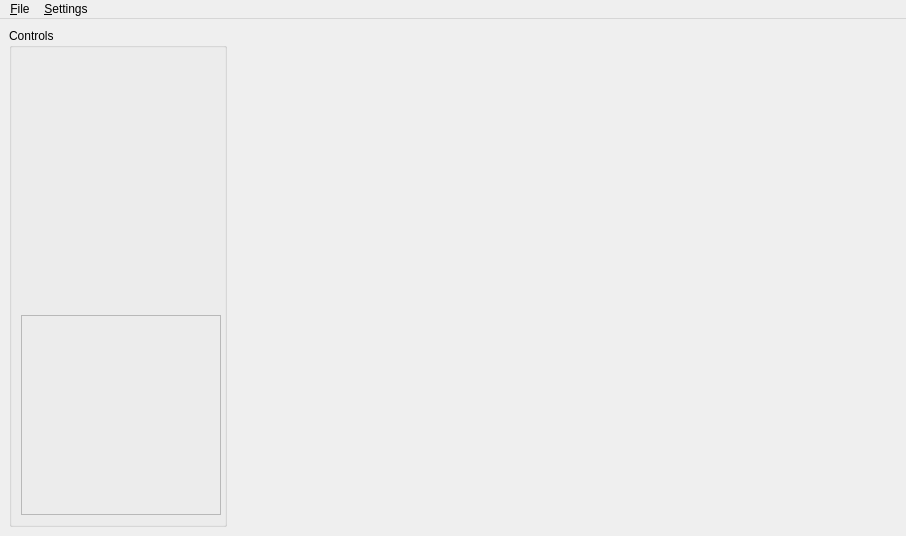
<?xml version="1.0" encoding="UTF-8"?>
<ui version="4.0">
 <class>MainWindow</class>
 <widget class="QMainWindow" name="MainWindow">
  <property name="geometry">
   <rect>
    <x>0</x>
    <y>0</y>
    <width>906</width>
    <height>536</height>
   </rect>
  </property>
  <property name="sizePolicy">
   <sizepolicy hsizetype="Preferred" vsizetype="Preferred">
    <horstretch>0</horstretch>
    <verstretch>0</verstretch>
   </sizepolicy>
  </property>
  <property name="windowTitle">
   <string>Polynomial Mahalanobis Classifier</string>
  </property>
  <property name="windowIcon">
   <iconset resource="icons.qrc">
    <normaloff>:/icons/icon.png</normaloff>:/icons/icon.png</iconset>
  </property>
  <widget class="QWidget" name="centralwidget">
   <property name="sizePolicy">
    <sizepolicy hsizetype="Preferred" vsizetype="Preferred">
     <horstretch>0</horstretch>
     <verstretch>0</verstretch>
    </sizepolicy>
   </property>
   <layout class="QGridLayout" name="gridLayout_6">
    <item row="0" column="0">
     <layout class="QHBoxLayout" name="horizontalLayout">
      <item>
       <widget class="QGroupBox" name="controls_gb">
        <property name="maximumSize">
         <size>
          <width>218</width>
          <height>16777215</height>
         </size>
        </property>
        <property name="title">
         <string>Controls</string>
        </property>
        <layout class="QVBoxLayout" name="verticalLayout_2">
         <item>
          <widget class="Controls" name="controls" native="true"/>
         </item>
         <item>
          <widget class="PatternSelection" name="pattern_selection" native="true"/>
         </item>
         <item>
          <widget class="QFrame" name="frame">
           <property name="sizePolicy">
            <sizepolicy hsizetype="Preferred" vsizetype="Preferred">
             <horstretch>0</horstretch>
             <verstretch>0</verstretch>
            </sizepolicy>
           </property>
           <property name="minimumSize">
            <size>
             <width>200</width>
             <height>200</height>
            </size>
           </property>
           <property name="maximumSize">
            <size>
             <width>200</width>
             <height>200</height>
            </size>
           </property>
           <property name="frameShape">
            <enum>QFrame::StyledPanel</enum>
           </property>
           <property name="frameShadow">
            <enum>QFrame::Raised</enum>
           </property>
           <layout class="QGridLayout" name="gridLayout">
            <item row="0" column="0">
             <widget class="RGBHistogram" name="rgb_cube" native="true"/>
            </item>
           </layout>
          </widget>
         </item>
        </layout>
       </widget>
      </item>
      <item>
       <widget class="Player" name="player" native="true"/>
      </item>
     </layout>
    </item>
   </layout>
  </widget>
  <widget class="QMenuBar" name="menu_bar">
   <property name="geometry">
    <rect>
     <x>0</x>
     <y>0</y>
     <width>906</width>
     <height>23</height>
    </rect>
   </property>
   <widget class="QMenu" name="menu_file">
    <property name="title">
     <string>&amp;File</string>
    </property>
    <addaction name="open_video_act"/>
    <addaction name="open_camera_act"/>
    <addaction name="separator"/>
    <addaction name="exit_act"/>
   </widget>
   <widget class="QMenu" name="menu_settings">
    <property name="title">
     <string>&amp;Settings</string>
    </property>
    <addaction name="camera_settings_act"/>
   </widget>
   <addaction name="menu_file"/>
   <addaction name="menu_settings"/>
  </widget>
  <action name="open_video_act">
   <property name="icon">
    <iconset resource="icons.qrc">
     <normaloff>:/icons/open.png</normaloff>:/icons/open.png</iconset>
   </property>
   <property name="text">
    <string>Open &amp;Video File</string>
   </property>
  </action>
  <action name="exit_act">
   <property name="icon">
    <iconset resource="icons.qrc">
     <normaloff>:/icons/quit.png</normaloff>:/icons/quit.png</iconset>
   </property>
   <property name="text">
    <string>&amp;Quit</string>
   </property>
  </action>
  <action name="open_camera_act">
   <property name="icon">
    <iconset resource="icons.qrc">
     <normaloff>:/icons/camera.png</normaloff>:/icons/camera.png</iconset>
   </property>
   <property name="text">
    <string>Open &amp;Camera</string>
   </property>
  </action>
  <action name="camera_settings_act">
   <property name="enabled">
    <bool>true</bool>
   </property>
   <property name="icon">
    <iconset resource="icons.qrc">
     <normaloff>:/icons/configure.png</normaloff>:/icons/configure.png</iconset>
   </property>
   <property name="text">
    <string>&amp;Camera Settings</string>
   </property>
  </action>
 </widget>
 <customwidgets>
  <customwidget>
   <class>PatternSelection</class>
   <extends>QWidget</extends>
   <header>patternselection.h</header>
   <container>1</container>
  </customwidget>
  <customwidget>
   <class>Controls</class>
   <extends>QWidget</extends>
   <header>controls.h</header>
   <container>1</container>
  </customwidget>
  <customwidget>
   <class>Player</class>
   <extends>QWidget</extends>
   <header>player.h</header>
   <container>1</container>
  </customwidget>
  <customwidget>
   <class>RGBHistogram</class>
   <extends>QWidget</extends>
   <header>rgbhistogram.h</header>
   <container>1</container>
  </customwidget>
 </customwidgets>
 <resources>
  <include location="icons.qrc"/>
 </resources>
 <connections>
  <connection>
   <sender>exit_act</sender>
   <signal>triggered()</signal>
   <receiver>MainWindow</receiver>
   <slot>close()</slot>
   <hints>
    <hint type="sourcelabel">
     <x>-1</x>
     <y>-1</y>
    </hint>
    <hint type="destinationlabel">
     <x>349</x>
     <y>249</y>
    </hint>
   </hints>
  </connection>
 </connections>
</ui>
